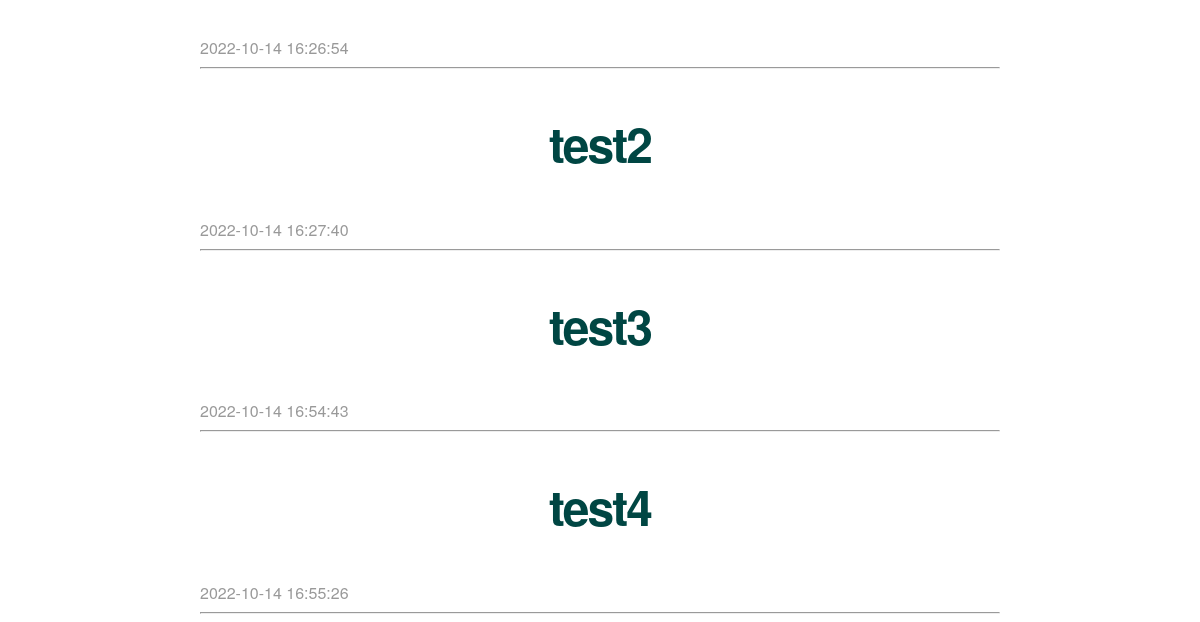
Before: / (lower part) with the older database file.
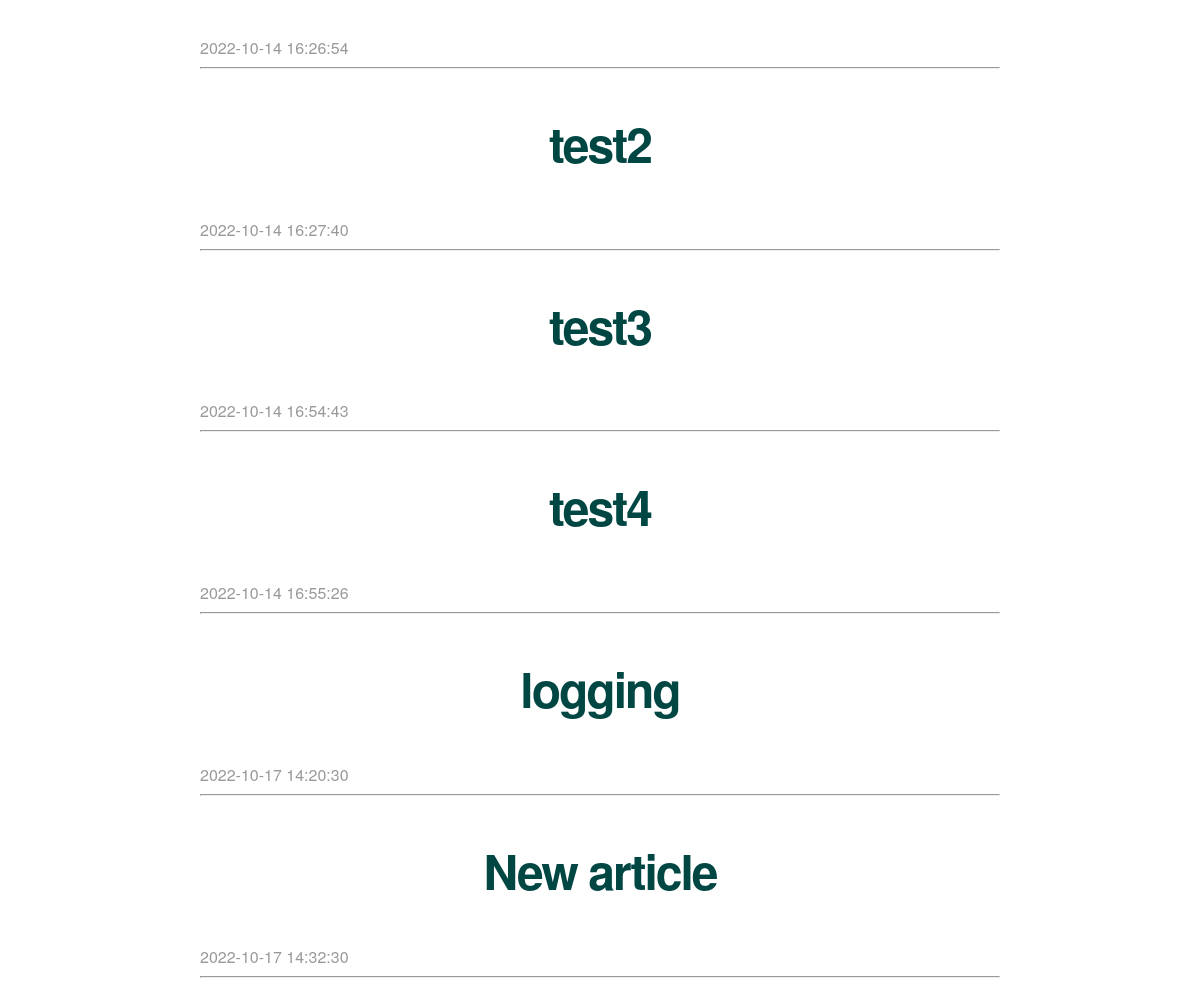
After: the same page with the newer database file.
### tables this page shows
CREATE TABLE posts (
    id INTEGER PRIMARY KEY AUTOINCREMENT,
    created TIMESTAMP NOT NULL DEFAULT CURRENT_TIMESTAMP,
    title TEXT NOT NULL,
    content TEXT NOT NULL
);

### app.py (the view)
@app.route('/')
def index():
    connection = get_db_connection()
    posts = connection.execute('SELECT * FROM posts').fetchall()
    connection.close()
    return render_template('index.html', posts=posts)

### app.py (called while the page is built)
def get_db_connection():
    connection = sqlite3.connect('database.db')
    connection.row_factory = sqlite3.Row
    return connection

### templates/index.html (shortened to what this page needs)
{% extends 'base.html' %}
{% block content %}
    {% for post in posts %}
        <a class="post" href="{{ url_for('post', post_id=post['id']) }}">
            <h2>{{ post['title'] }}</h2>
        </a>
        <span class="timestamp">{{ post['created'] }}</span>
        <hr>
    {% endfor %}
{% endblock %}

### templates/base.html (shortened to what this page needs)
<!doctype html>
<html lang="en">
  <head>
     <link rel="stylesheet" href="{{ url_for('static', filename='css/main.css') }}">
  </head>
  <body>
    <div class="container">
        {% block content %} {% endblock %}
    </div>
  </body>
</html>

### static/css/main.css (style rules this page uses)
body { margin: 0; padding: 0; font-family: "Helvetica Neue", Helvetica, Arial, sans-serif; color: #444; }
.container { width: 800px; margin: 0 auto; margin-block-start: 80px; }
h2 { font-size: 3em; margin-top: 40px; text-align: center; letter-spacing: -2px; color: #004643; }
.post { text-decoration: none; }
.timestamp { color: #999; }

Changed rows visible on the page:
added posts: title "logging", created "2022-10-17 14:20:30"
added posts: title "New article", created "2022-10-17 14:32:30"
